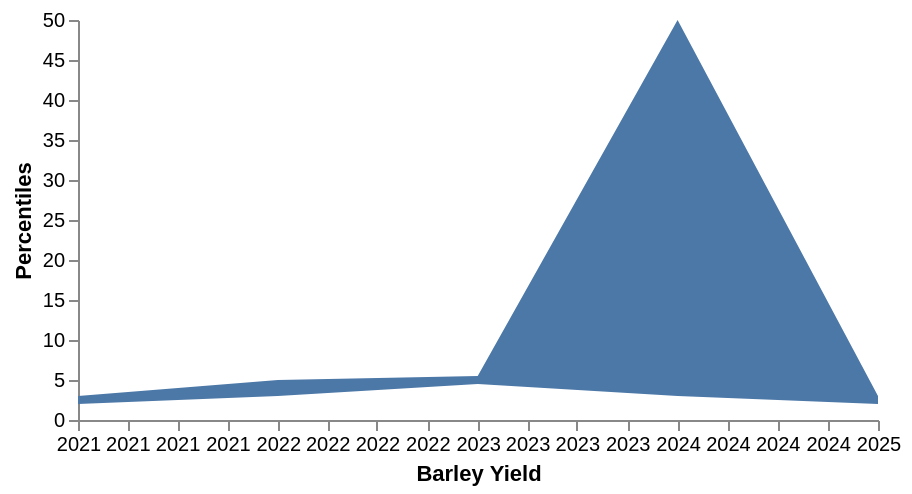

Write the Vega-Lite specification saved for this chart.
### Vega specification from a JSON file in a GitHub repository (floating-point values rounded to 4 significant figures)
{"$schema": "https://vega.github.io/schema/vega/v5.json", "width": 400, "height": 200, "padding": 5, "data": [{"name": "facet", "values": [{"year": "2021", "p5": 2, "p95": 3}, {"year": "2022", "p5": 3, "p95": 5}, {"year": "2023", "p5": 7, "p95": 8}, {"year": "2023", "p5": 2, "p95": 3}, {"year": "2024", "p5": 3, "p95": 50}, {"year": "2025", "p5": 2, "p95": 3}], "format": {"type": "json", "parse": {"year": "date:'%Y'"}}}, {"name": "table", "source": "facet", "transform": [{"type": "aggregate", "groupby": ["year"], "ops": ["mean", "mean", "count"], "fields": ["p5", "p95", "c"], "as": ["p5", "p95", "c"]}]}], "scales": [{"name": "xscale", "type": "time", "nice": "year", "domain": {"data": "facet", "field": "year"}, "range": "width"}, {"name": "yscale", "type": "linear", "range": "height", "nice": true, "zero": true, "domain": {"data": "facet", "field": "p95"}}], "axes": [{"orient": "bottom", "scale": "xscale", "format": "%Y", "title": "Barley Yield"}, {"orient": "left", "scale": "yscale", "title": "Percentiles"}], "marks": [{"type": "area", "from": {"data": "table"}, "encode": {"update": {"x": {"scale": "xscale", "field": "year"}, "y": {"scale": "yscale", "field": "p5"}, "y2": {"scale": "yscale", "field": "p95"}, "opacity": {"value": 1}}, "hover": {"fillOpacity": {"value": 0.8}}}}]}
